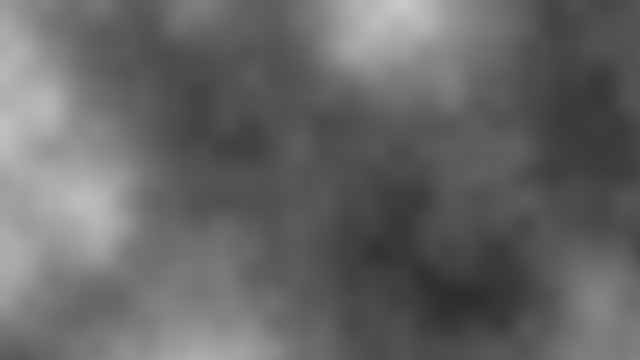
Frame 1 (no input)
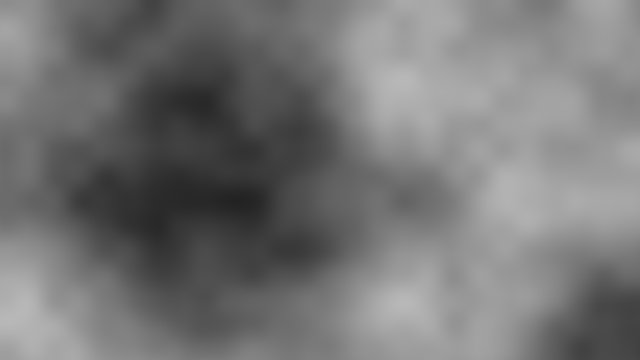
Frame 60 (the mouse pressed at the canvas centre just before this capture)
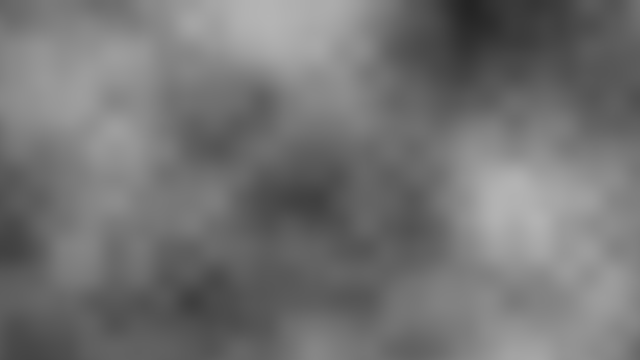
Frame 120 (the mouse held since frame 60 and released just before this capture)

The Processing sketch that drew these frames (run headless with seeded random() and noise(); from frame 60 on, the mouse is pressed at the canvas centre):

// Processing sketch: PerlinFirst
// ── PerlinFirst.pde
PerlinBackground bg;
import java.util.Random;
Random generator;

void setup() {
  size(640,360);
  background(255);
  frameRate(150);
  bg = new PerlinBackground();
  
  
}

void draw() {
  bg.draw();
  bg.changepos(0.008);
}

class PerlinBackground{
  float xoffstart = 0.0;
  float yoffstart = 0.0;
  float t = 0;
  
  PerlinBackground(){
    xoffstart =0.0;
    yoffstart =0.0;
  }
  void changepos(float rate){
    
    xoffstart =map(noise(t),0,1,0,255);
    //yoffstart =map(noise(t),0,1,0,255);
    t += 0.0008;
  }
  void draw(){
    loadPixels();
    float xoff =xoffstart;
    for(int x=0; x < width; x++){
      float yoff=yoffstart;
      for(int y=0; y < height; y++){
        float bright = map(noise(xoff,yoff),0,1,0,255);
        pixels[x+y*width] = color(bright);
        yoff += 0.005;
      }
      xoff += 0.005;
    }
    updatePixels();  
  }
}
